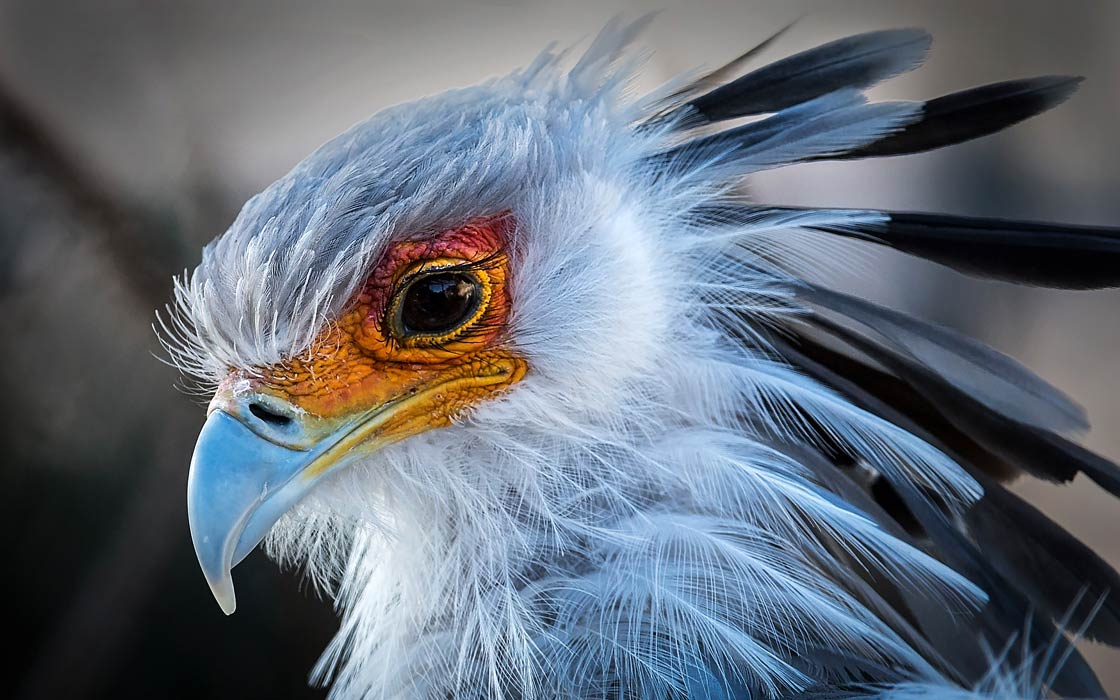
#> input picture Secretarybird.jpg, 1120 x 700 px
$ python icon-creator.py ../Secretarybird.jpg
#> lines starting #> are read from the running program, lines starting #| are printed output that depends on the picture
# python icon-creator.py icon.png
from PIL import Image
import os
import sys

def create_variations(image_path):
#> called with image_path = '../Secretarybird.jpg'
    sizes = [
        (32, 32), (128, 128), (256, 256),
        (256, 512), (44, 44), (71, 71),
        (89, 89), (107, 107), (142, 142),
        (150, 150), (284, 284), (310, 310),
        (30, 30), (50, 50),
    ]
    names = [
        "32x32.png", "128x128.png", "icon.png",
        "128x128@2x.png", "Square44x44Logo.png", "Square71x71Logo.png",
        "Square89x89Logo.png", "Square107x107Logo.png", "Square142x142Logo.png",
        "Square150x150Logo.png", "Square284x284Logo.png", "Square310x310Logo.png",
        "Square30x30Logo.png", "StoreLogo.png"
    ]

    base_name = os.path.splitext(os.path.basename(image_path))[0]
    output_dir = os.path.join(os.path.dirname(image_path), base_name + "_icons")
    os.makedirs(output_dir, exist_ok=True)

    img = Image.open(image_path).convert("RGBA")

    for size, name in zip(sizes, names):
        img_resized = img.resize(size, Image.LANCZOS)
        img_resized.save(os.path.join(output_dir, name))
#> this loop made 14 passes
#> pass 1, in create_variations, `img_resized = img.resize(size, Image.LANCZOS)`:
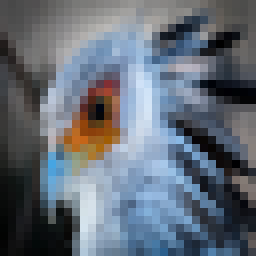
#> img_resized: PIL image 32x32 RGBA (shown 8 times larger); mean R, G, B, A 99.6, 108.1, 119, 255
#> pass 2, in create_variations, `img_resized = img.resize(size, Image.LANCZOS)`:
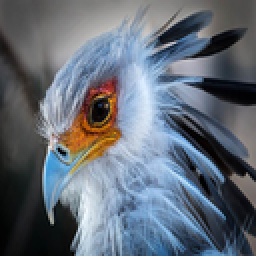
#> img_resized: PIL image 128x128 RGBA (shown 2 times larger); mean R, G, B, A 99.6, 108.1, 119, 255
#> pass 3, in create_variations, `img_resized = img.resize(size, Image.LANCZOS)`:
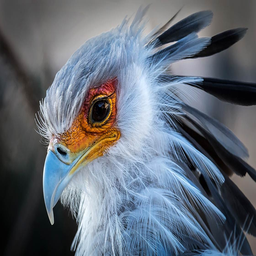
#> img_resized: PIL image 256x256 RGBA; mean R, G, B, A 99.6, 108.1, 119, 255
#> after the loop:
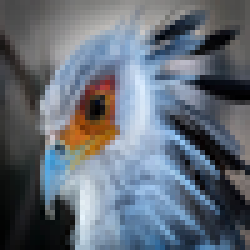
#> img_resized: PIL image 50x50 RGBA (shown 5 times larger); mean R, G, B, A 99.6, 108.1, 119, 255

    # Create .ico (multi-size icon for Windows)
    img.save(os.path.join(output_dir, "icon.ico"), format="ICO", sizes=[(32, 32), (128, 128), (256, 256)])

    # Create .icns (macOS icon format)
    icns_path = os.path.join(output_dir, "icon.icns")
    img.resize((1024, 1024), Image.LANCZOS).save(os.path.join(output_dir, "icon_1024x1024.png"))
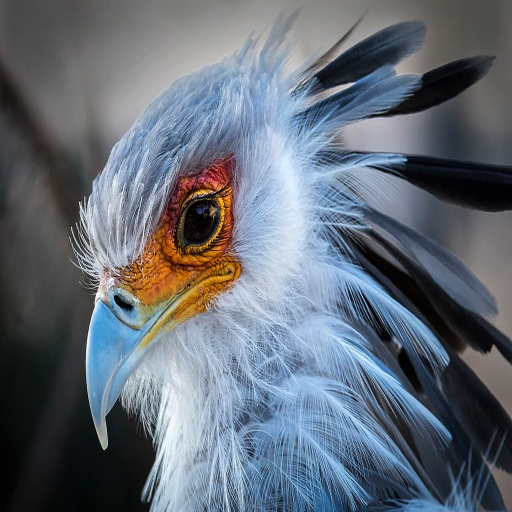
#> saved as icon_1024x1024.png: PIL image 1024x1024 RGBA (shown at 1/2 size); mean R, G, B, A 99.6, 108.1, 119, 255
    os.system(f"iconutil -c icns {output_dir} --output {icns_path}")

    print(f"Icons saved in {output_dir}")
#| Icons saved in ../Secretarybird_icons

if __name__ == "__main__":
    if len(sys.argv) < 2:
        print("Usage: python generate_icons.py <image_path>")
    else:
        create_variations(sys.argv[1])
